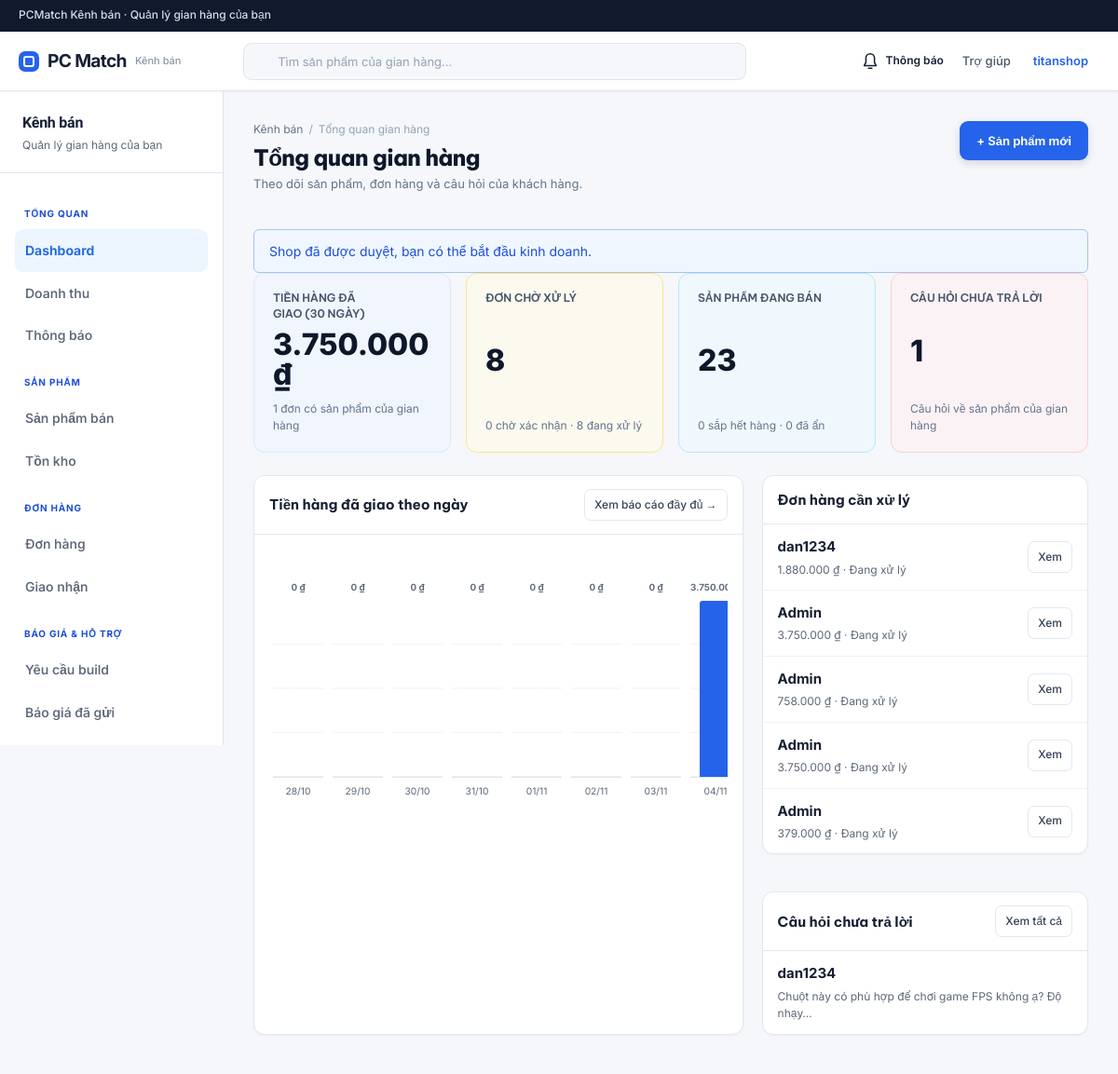
Before: /shop/dashboard/ (signed in, upper part) with the older database file.
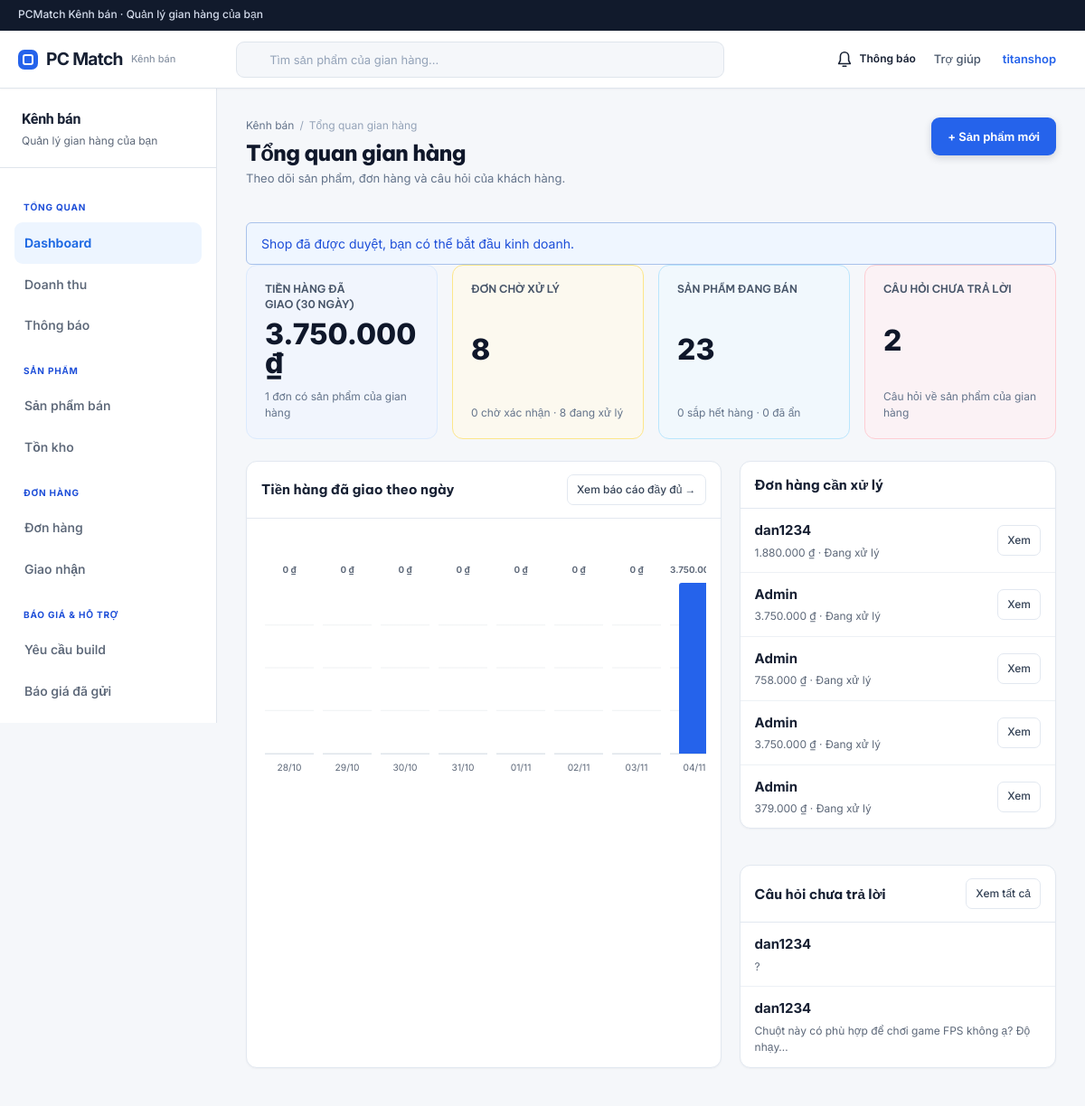
After: the same page with the newer database file.
### orders/models.py (models this page shows, shortened)
class Order(models.Model):
    PAYMENT_METHOD_CHOICES = [
        ('COD', 'Cash on Delivery'),
        ('VNPAY', 'VNPay'),
    ]
    PAYMENT_STATUS_CHOICES = [
        ('UNPAID', 'Chưa thanh toán'),
        ('PENDING', 'Chờ thanh toán'),
        ('PAID', 'Đã thanh toán'),
        ('FAILED', 'Thanh toán thất bại'),
        ('REFUNDED', 'Đã hoàn tiền'),
    ]
    ORDER_STATUS_CHOICES = [
        ('AWAITING_PAYMENT', 'Chờ thanh toán VNPay'),
        ('PENDING', 'Chờ shop xác nhận'),
        ('COMFIRMED', 'Admin đã xác nhận (cũ)'),
        ('PROCESSING', 'Shop đang xử lý'),
        ('SHIPPING', 'Đang giao hàng'),
        ('DELIVERED', 'Đã giao, chờ người mua xác nhận'),
        ('COMPLETED', 'Hoàn thành'),
        ('CANCELLED', 'Đã hủy'),
        ('RETURNED', 'Returned'),
    ]
    order_id = models.BigAutoField(primary_key=True)
    user = models.ForeignKey(settings.AUTH_USER_MODEL, on_delete=models.CASCADE, related_name='orders')
    address = models.ForeignKey('users.Address', on_delete=models.CASCADE, related_name='orders')
    order_code = models.CharField(max_length=50, unique=True)
    checkout_token = models.UUIDField(null=True, blank=True, unique=True, editable=False)
    subtotal = models.DecimalField(max_digits=15, decimal_places=2)
    shipping_fee = models.DecimalField(max_digits=15, decimal_places=2, default=0)
    platform_fee = models.DecimalField(max_digits=15, decimal_places=2, default=0)
    total_amount = models.DecimalField(max_digits=15, decimal_places=2)
    payment_method = models.CharField(max_length=30, choices=PAYMENT_METHOD_CHOICES)
    payment_status = models.CharField(max_length=30, choices=PAYMENT_STATUS_CHOICES, default='UNPAID')
    order_status = models.CharField(max_length=30, choices=ORDER_STATUS_CHOICES, default='PENDING')
    created_at = models.DateTimeField(auto_now_add=True)
    updated_at = models.DateTimeField(auto_now=True)

### users/models.py (models this page shows, shortened)
class User(AbstractUser):
    STATUS_CHOICES = [
        ('ACTIVE', 'Active'),
        ('INACTIVE', 'Inactive'),
        ('LOCKED', 'Locked'),
    ]
    ROLE_CHOICES = [
        ('CUSTOMER', 'Customer'),
        ('BUYER', 'Buyer'),
        ('SELLER', 'Seller'),
        ('ADMIN', 'Admin'),
    ]
    full_name = models.CharField(max_length=100)
    email = models.EmailField(unique=True)
    phone = models.CharField(max_length=20, blank=True)
    avatar = models.ImageField(upload_to='avatar/', blank=True)
    role = models.CharField(max_length=20, choices=ROLE_CHOICES, default='CUSTOMER')
    status = models.CharField(max_length=20, choices=STATUS_CHOICES, default='ACTIVE')
    email_verified = models.BooleanField(default=False)
    phone_verified = models.BooleanField(default=False)
    two_factor_enabled = models.BooleanField(
        default=False,
        help_text='Bật để yêu cầu mã OTP khi đăng nhập khu vực quản trị.',
    )
    created_at = models.DateTimeField(auto_now_add=True)
    updated_at = models.DateTimeField(auto_now=True)

### products/models.py (models this page shows, shortened)
class ProductQuestion(models.Model):
    question_id = models.BigAutoField(primary_key=True)
    product = models.ForeignKey(Product, on_delete=models.CASCADE, related_name='questions')
    user = models.ForeignKey(settings.AUTH_USER_MODEL, on_delete=models.CASCADE, related_name='product_questions')
    question = models.TextField()
    status = models.BooleanField(default=False)
    created_at = models.DateTimeField(auto_now_add=True)

### PCMatch/pages.py (called while the page is built)
def route_name(section, page):
    return f'{section}_{page.replace("-", "_")}'

### orders/services.py (called while the page is built, shortened)
@transaction.atomic
def ensure_shop_orders(order):
    if order.payment_method == 'VNPAY' and order.payment_status != 'PAID':
        return []

@transaction.atomic
def expire_unconfirmed_shop_orders(now=None):
    now = now or timezone.now()
    expired_ids = list(ShopOrder.objects.filter(
        status='PENDING',
        confirmation_deadline__lte=now,
    ).values_list('pk', flat=True))
    expired_count = 0
    return expired_count

@transaction.atomic
def escalate_expired_cancellation_requests(now=None):
    now = now or timezone.now()
    request_ids = list(CancellationRequest.objects.filter(
        status='PENDING',
        response_deadline__lte=now,
    ).values_list('pk', flat=True))
    escalated_count = 0
    return escalated_count

@transaction.atomic
def complete_delivered_shop_orders(now=None):
    now = now or timezone.now()
    shop_order_ids = list(ShopOrder.objects.filter(
        status='DELIVERED',
        delivered_at__lte=now - timedelta(days=BUYER_COMPLETION_DAYS),
    ).values_list('pk', flat=True))
    completed_count = 0
    return completed_count

### templates/shop/dashboard.html (shortened to what the changed rows need)
{% extends 'includes/shop/base.html' %}
{% load shop_display %}
{% block content %}
    <section class="sa-page-heading">
        <div>
            <h1>
                Tổng quan gian hàng
            </h1>
        </div>
    </section>
    <section class="sa-kpi-grid">
        <article class="sa-kpi-card sa-kpi-card--blue">
            <h2>
                TIỀN HÀNG ĐÃ GIAO (30 NGÀY)
            </h2>
        </article>
        <article class="sa-kpi-card sa-kpi-card--amber">
            <h2>
                ĐƠN CHỜ XỬ LÝ
            </h2>
        </article>
        <article class="sa-kpi-card sa-kpi-card--sky">
            <h2>
                SẢN PHẨM ĐANG BÁN
            </h2>
        </article>
        <article class="sa-kpi-card sa-kpi-card--rose">
            <h2>
                CÂU HỎI CHƯA TRẢ LỜI
            </h2>
            <div class="sa-kpi-value">
                <strong>
                    {{ question_pending }}
                </strong>
            </div>
        </article>
    </section>
    <div class="shop-report-grid shop-report-grid--wide">
        <section class="sa-table-card">
            <div class="sa-table-toolbar">
                <h2>
                    Tiền hàng đã giao theo ngày
                </h2>
            </div>
            <div style="padding:16px">
                {% include 'includes/shop/revenue_chart.html' %}
            </div>
        </section>
        <div class="stack">
            <section class="sa-table-card">
                <div class="sa-table-toolbar">
                    <h2>
                        Đơn hàng cần xử lý
                    </h2>
                </div>
                {% for order in pending_orders %}
                    <div class="dash-order-row" style="padding:12px 16px">
                        <div>
                            <strong>
                                {{ order.user.full_name }}
                            </strong>
                            <p>
                                {{ order.shop_total|vnd }} · {{ order.status_label }}
                            </p>
                        </div>
                        <a class="sa-detail-btn" href="{% url 'shop_order' %}?id={{ order.pk }}">
                            Xem
                        </a>
                    </div>
                {% empty %}
                    <p style="padding:16px">
                        Không có đơn chờ xử lý.
                    </p>
                {% endfor %}
            </section>
            <section class="sa-table-card">
                <div class="sa-table-toolbar">
                    <h2>
                        Câu hỏi chưa trả lời
                    </h2>
                </div>
                {% for question in recent_questions %}
                    <div class="dash-order-row" style="padding:12px 16px">
                        <div>
                            <strong>
                                {{ question.user.full_name }}
                            </strong>
                            <p>
                                {{ question.question|truncatechars:55 }}
                            </p>
                        </div>
                    </div>
                {% empty %}
                    <p style="padding:16px">
                        Không có câu hỏi mới.
                    </p>
                {% endfor %}
            </section>
        </div>
    </div>
{% endblock %}

Changed rows visible on the page:
added ProductQuestion: user.full_name "dan1234", question "?"
Other visible differences:
{{ question_pending }}: "1" → "2"
